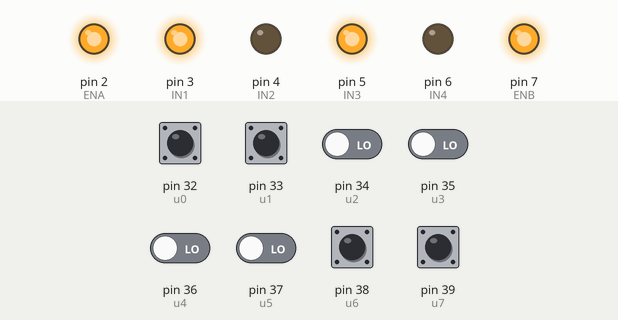
This sketch was run on a simulated Arduino Mega 2560, built with avr-gcc and run on an emulated ATmega2560. On the bench: output pins drawn as LEDs (lit = HIGH). Inputs (shaded band) come from the test bench; at power-on: pin 32 (u0), pin 33 (u1), pin 38 (u6), pin 39 (u7) HIGH, pin 34 (u2), pin 35 (u3), pin 36 (u4), pin 37 (u5) LOW. What the sketch prints to the serial monitor is not drawn.

Above: at 0.1 s.
Timing chart, 0 to 1.6 s (numbered marks = the images above):
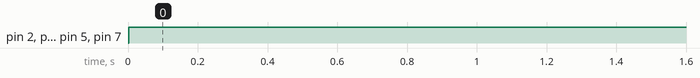

Measured:
- by itself, pin 2 (ENA), pin 3 (IN1), pin 5 (IN3), pin 7 (ENB): LOW → HIGH at 0.00 s

The sketch:

sketch_dec_rutz.fast.ino
```cpp
#define u0 32
#define u1 33
#define u2 34
#define u3 35
#define u4 36
#define u5 37
#define u6 38
#define u7 39

#define ENA 2
#define IN1 3
#define IN2 4
#define IN3 5
#define IN4 6
#define ENB 7


void setup() {


  pinMode(u0, INPUT);
  pinMode(u1, INPUT);
  pinMode(u2, INPUT);
  pinMode(u3, INPUT);
  pinMode(u4, INPUT);
  pinMode(u5, INPUT);
  pinMode(u6, INPUT);
  pinMode(u7, INPUT);

  pinMode(ENA, OUTPUT);
  pinMode(IN1, OUTPUT);
  pinMode(IN2, OUTPUT);
  pinMode(IN3, OUTPUT);
  pinMode(IN4, OUTPUT);
  pinMode(ENB, OUTPUT);

  Serial.begin(115200);

}

void loop() {


  Serial.println("\n u0=");
  Serial.println(digitalRead(u0));

  Serial.println("\n u1=");
  Serial.println(digitalRead(u1));

  Serial.println("\n u2=");
  Serial.println(digitalRead(u2));

  Serial.println("\n u3=");
  Serial.println(digitalRead(u3));

  Serial.println("\n u4=");
  Serial.println(digitalRead(u4));

  Serial.println("\n u5=");
  Serial.println(digitalRead(u5));

  Serial.println("\n u6=");
  Serial.println(digitalRead(u6));

  Serial.println("\n u7=");
  Serial.println(digitalRead(u7));

int flagl1=0,flagr=0,flags=0,flagRev=0,flagl2=0,flagl3=0;

int l=0,r=0,s=0;


if ((digitalRead(u0)==0&&digitalRead(u1)==0)&&((digitalRead(u2)==1||digitalRead(u3)==1||digitalRead(u4)==1||digitalRead(u5)==1)&&digitalRead(u6)==0&&digitalRead(u7)==0))
{
  flags=1;
  s=1;

}

else if(digitalRead(u0)==1||digitalRead(u1)==1&&(digitalRead(u2)==1&&digitalRead(u3)==1&&digitalRead(u4)==1&&digitalRead(u5)==1)&&(digitalRead(u6)==1||digitalRead(u7)==1))
{
  flagl1=1;
  l=1;
}

else if((digitalRead(u0)==1 || digitalRead(u1)==1) && digitalRead(u2)==1 && digitalRead(u3)==1 && digitalRead(u4)==1 && digitalRead(u5)==1&&(digitalRead(u6)==0 || digitalRead(u7)==0))
{
  flagl2=1;
  l=1;

}

else if((digitalRead(u0)==1||digitalRead(u1)==1) || (digitalRead(u2)==0 || digitalRead(u3)==0 || digitalRead(u4)==0 || digitalRead(u5)==0)&&(digitalRead(u6)==0 || digitalRead(u7)==0))
{
  flagl3=1;
  l=1;
}

else if((digitalRead(u0)==0&&digitalRead(u1)==0) && (digitalRead(u2)==0&&digitalRead(u3)==0 &&digitalRead(u4)==0 || digitalRead(u5)==0) || (digitalRead(u6)==1 || digitalRead(u7)==1))
{


flagr=1;
r=1;

}

//straight

if (flags=1)
{   analogWrite(ENA, 255);
    analogWrite(ENB, 255);

    digitalWrite(IN1, HIGH);
    digitalWrite(IN2, LOW);
    digitalWrite(IN3, HIGH);
    digitalWrite(IN4, LOW);

    Serial.println("\n Go Straight");
}

//left
else if(flagl1==1)
{

    analogWrite(ENA, 100);
    analogWrite(ENB, 250);

    digitalWrite(IN1,LOW);
    digitalWrite(IN2,HIGH);
    digitalWrite(IN3,HIGH);
    digitalWrite(IN4,LOW);
    delay(150);
    Serial.println("\n Take a Left");
  }


  else if (flagl2==1)
{   analogWrite(ENA, 50);
    analogWrite(ENB, 120);

    digitalWrite(IN1,LOW);
    digitalWrite(IN2,HIGH);
    digitalWrite(IN3, HIGH);
    digitalWrite(IN4,LOW);
    delay(150);
    Serial.println("\n Take a Left");
  }


  else if (flagl3==1)
{
    analogWrite(ENA, 50);
    analogWrite(ENB, 120);

    digitalWrite(IN1,LOW);
    digitalWrite(IN2,HIGH);
    digitalWrite(IN3,HIGH);
    digitalWrite(IN4,LOW);
    delay(90);
    Serial.println("\n Take a Left");
  }


//right
  else if (flagr==1)
{

    analogWrite(ENA, 120);
    analogWrite(ENB, 50);

    digitalWrite(IN1,HIGH);
    digitalWrite(IN2, LOW);
    digitalWrite(IN3, LOW);
    digitalWrite(IN4, HIGH);
     delay(90);
    Serial.println("\n Take a Short Right");
  }


//dead end

  else if ((digitalRead(u0)==0 && digitalRead(u1)==0 && digitalRead(u2)==0 && digitalRead(u3) ==0&& digitalRead(u4)==0 && digitalRead(u5)==0 && digitalRead(u6)==0 && digitalRead(u7)==0))
{

    if(s==1||r==1)
    {
     if(s==1)
    { analogWrite(ENA, 150);
      analogWrite(ENB, 150);
    }

    if(r==1)
    {  analogWrite(ENA, 120);
       analogWrite(ENB, 50);
     }

     digitalWrite(IN1,HIGH);
     digitalWrite(IN2, LOW);
     digitalWrite(IN3, LOW);
     digitalWrite(IN4, HIGH);
     Serial.println("\n Take a Short Right");

    delay(200);
    }
  else if(l==1)
    {analogWrite(ENA,120);
    analogWrite(ENB,50);

    digitalWrite(IN1, LOW);
    digitalWrite(IN2, HIGH);
    digitalWrite(IN3, HIGH);
    digitalWrite(IN4, LOW);
    delay(200);
    Serial.println("\n Take a left");
    }
  }
}
```
